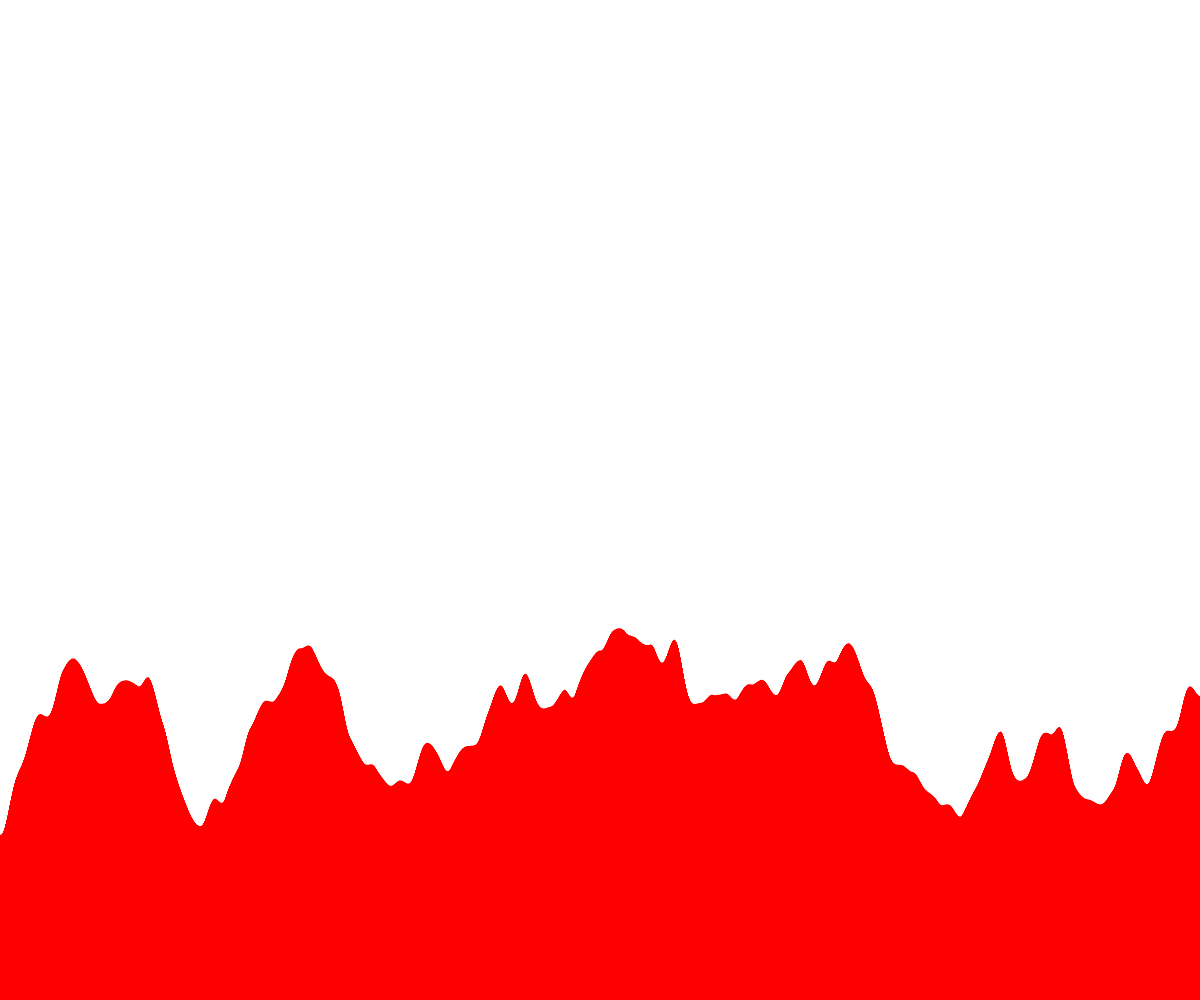
Frame 1 (no input)
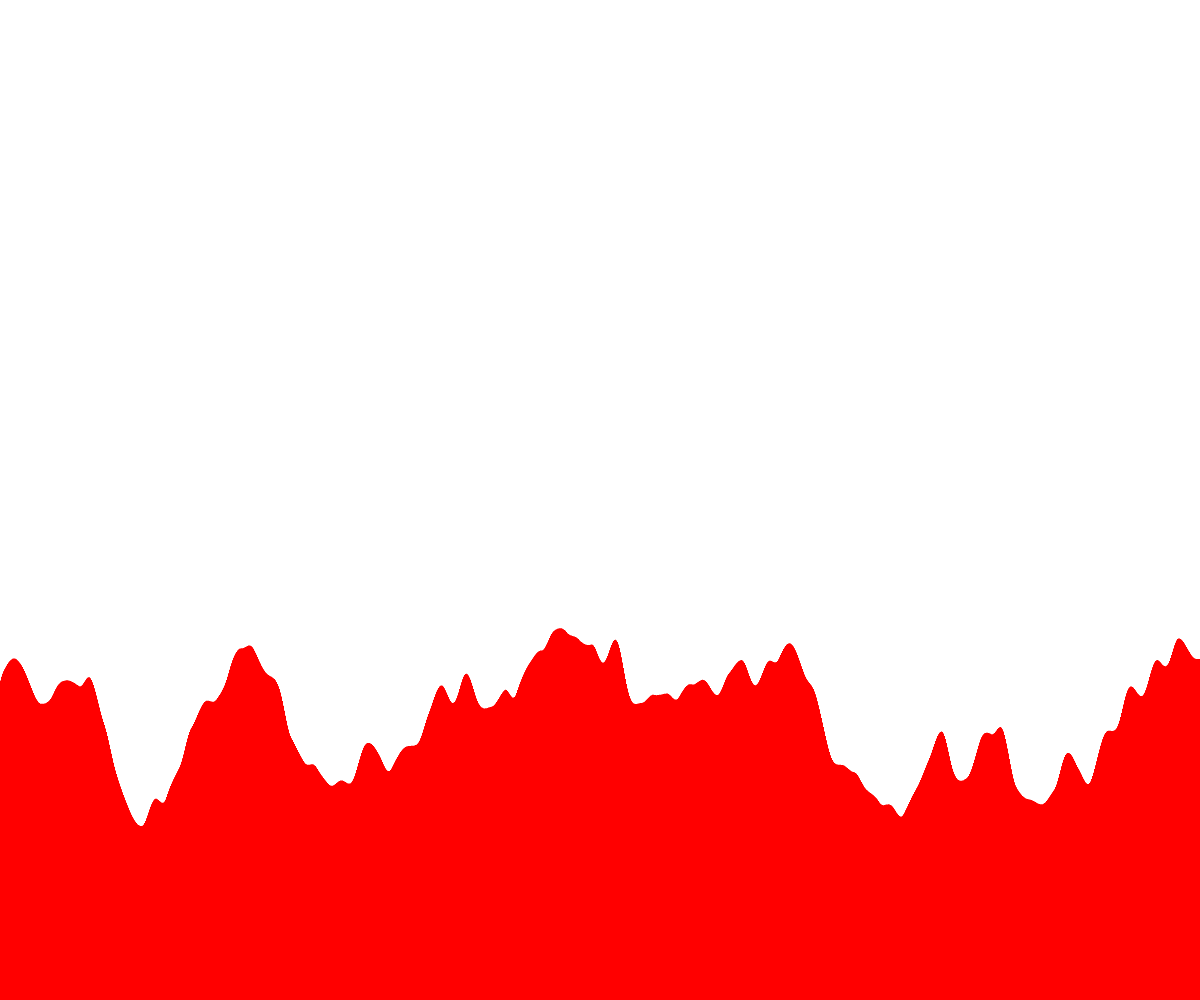
Frame 60 (no input)
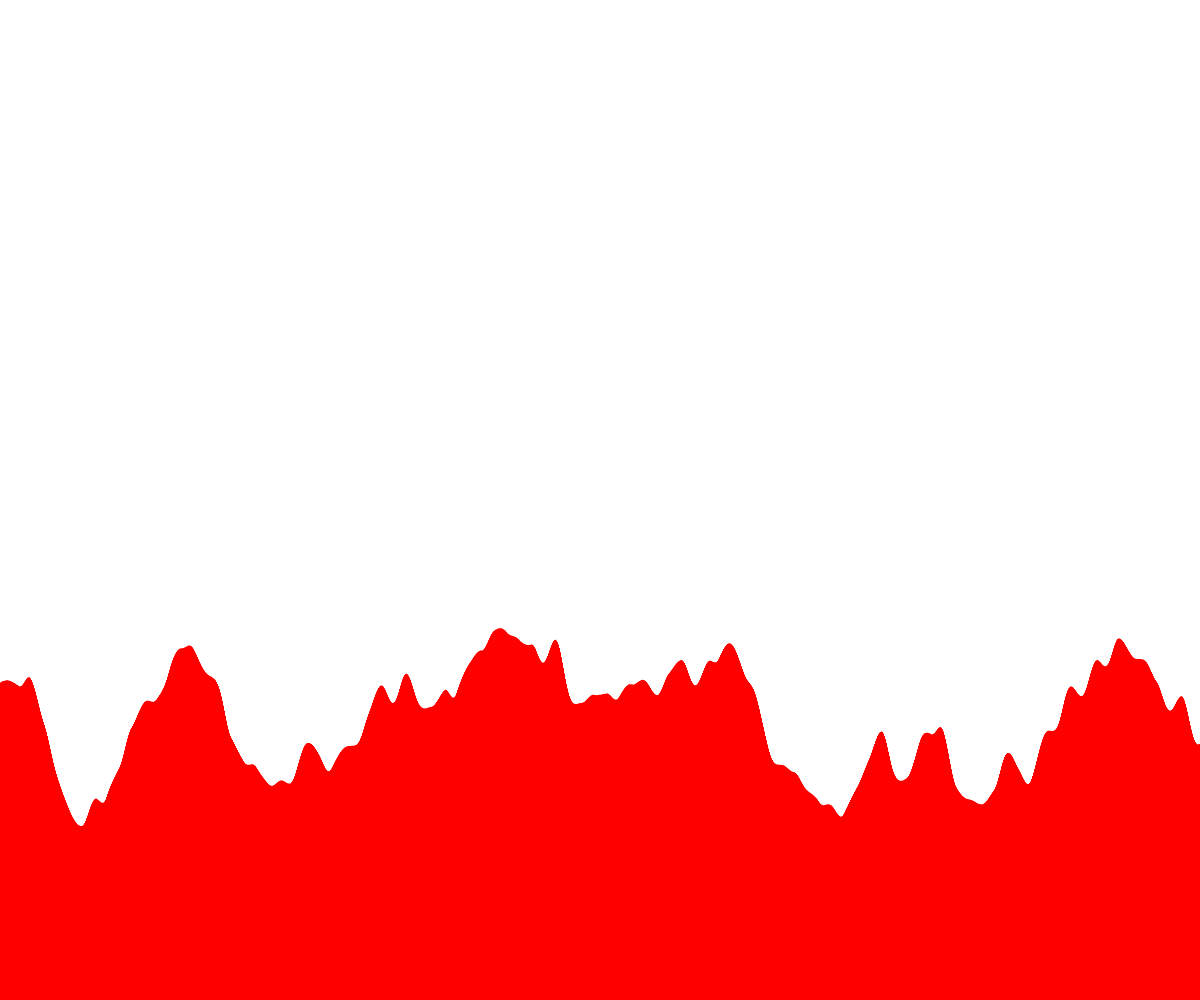
Frame 120 (the mouse pressed at the canvas centre since frame 60)

The p5.js sketch that drew these frames (run headless with seeded random() and noise() and a simulated clock; from frame 60 on, the mouse is pressed at the canvas centre):

// p5.js sketch
// ── sketch.js
// Perlin Terrain
// Bishal Ghose
// Date



let noiseIncrement = 1;
let time = 0;
let averageHeight = 0;
let biggestHeight = 0;

function setup() {
  createCanvas(windowWidth, windowHeight);
  rectMode(CORNERS);
}

function draw() {
  background(255); noStroke(); fill(0);
  generateTerrain();
}

function generateTerrain(){
  let listOfHeights = [];
  noStroke();
  fill(255,0,0);
  for (let x = 0; x < windowWidth; x+= noiseIncrement){
    let noiseVariable = noise((x + time)/100);
    
    let mapNoisedVariable = map(noiseVariable, 0, 1, windowHeight/2 , windowHeight);
    listOfHeights.push(mapNoisedVariable);
    rect(x, windowHeight, x + noiseIncrement, mapNoisedVariable);
  }

  for (let i of listOfHeights){
    averageHeight += i;
    if (i > biggestHeight) {
      biggestHeight = i;
    }
  }

  averageHeight = averageHeight/listOfHeights.length;
  console.log(biggestHeight, averageHeight);
  time += 1;
  biggestHeight = 0;
}

function drawFlag() {

}
